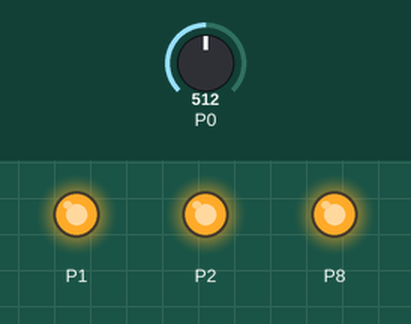
This program was run on a simulated BBC micro:bit (MakeCode). Shown: output pins drawn as LEDs (lit = HIGH). Inputs (shaded band) come from the test bench; at power-on: P0 = 512 (analog values on the 0–1023 scale).

Above: at 1.2 s.
1.3 s: P0 set to 538
2.8 s: P0 set to 559
At 3.2 s:
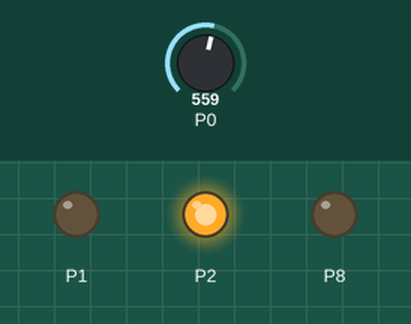
4.3 s: P0 set to 440
At 5.3 s:
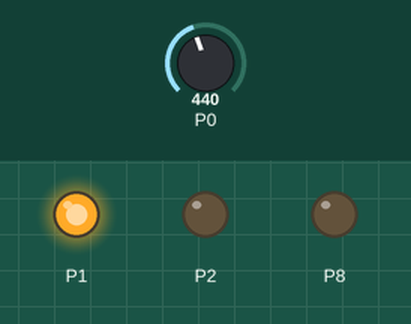
5.8 s: P0 set to 466
At 6.6 s:
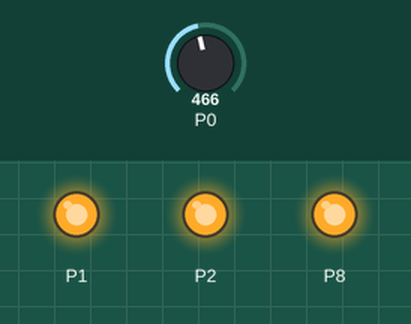
7.3 s: P0 set to 560
At 7.7 s:
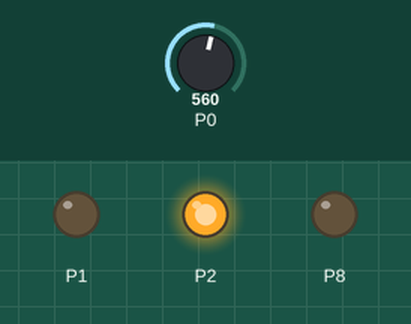
Timing chart, 0 to 9.8 s (numbered marks = the images above; inputs shaded):
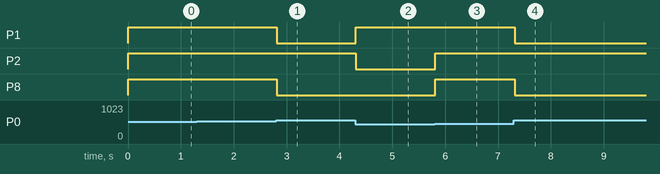

The program:

main.ts
```typescript
function Bleu () {
    pins.digitalWritePin(DigitalPin.P1, 0)
    pins.digitalWritePin(DigitalPin.P2, 0)
    pins.digitalWritePin(DigitalPin.P8, 1)
}
function Rouge () {
    pins.digitalWritePin(DigitalPin.P1, 1)
    pins.digitalWritePin(DigitalPin.P2, 0)
    pins.digitalWritePin(DigitalPin.P8, 0)
}
function Vert () {
    pins.digitalWritePin(DigitalPin.P1, 0)
    pins.digitalWritePin(DigitalPin.P2, 1)
    pins.digitalWritePin(DigitalPin.P8, 0)
}
function Blanc () {
    pins.digitalWritePin(DigitalPin.P1, 1)
    pins.digitalWritePin(DigitalPin.P2, 1)
    pins.digitalWritePin(DigitalPin.P8, 1)
}
basic.forever(function () {
    if (pins.analogReadPin(AnalogPin.P0) < 450) {
        Rouge()
    } else if (pins.analogReadPin(AnalogPin.P0) > 550) {
        Vert()
    } else if (pins.analogReadPin(AnalogPin.P0) > 450 && pins.analogReadPin(AnalogPin.P0) < 550) {
        Blanc()
    }
})
```

test.ts
```typescript
// les tests vont ici; ceci n'est pas compilé lorsque cet ensemble est utilisé en tant qu'extension.
```

Measured:
- the behaviour switches between 550 and 551 on P0 (found by bisection; images 0 and 1)
- the behaviour switches between 450 and 451 on P0 (found by bisection; images 2 and 3)
- after the input at 1.3 s, every drawn part: stays the same
- after the input at 2.8 s, P1, P8: HIGH → LOW at once
- after the input at 4.3 s, P1: LOW → HIGH at once; P2: HIGH → LOW at once
- after the input at 5.8 s, P2, P8: LOW → HIGH at once
- after the input at 7.3 s, P1, P8: HIGH → LOW at once
